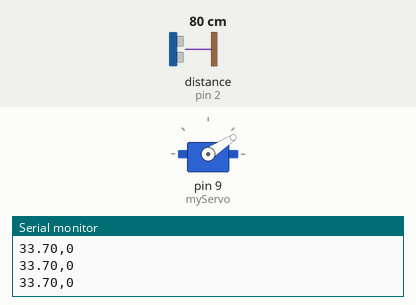
Recording of a sketch running on a simulated Arduino Uno, built with avr-gcc and run on an emulated ATmega328P. On the bench: servo, the last lines printed to the serial monitor. Wiring (inferred from the names in the program): ultrasonic range finder: trigger pin 3; echo pin 2. The inputs (shaded band) are chosen by the test bench; at power-on: distance to the obstacle (sensor on pin 2) 80 cm. The echo pulse lasts 58.3 µs per cm.

Above: at 1.2 s.
1.3 s: distance to the obstacle (sensor on pin 2) set to 35 cm
At 2.5 s:
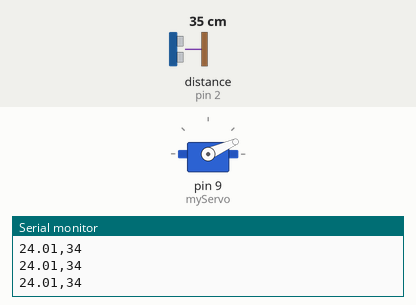
2.8 s: distance to the obstacle (sensor on pin 2) set to 2 cm
At 3.6 s:
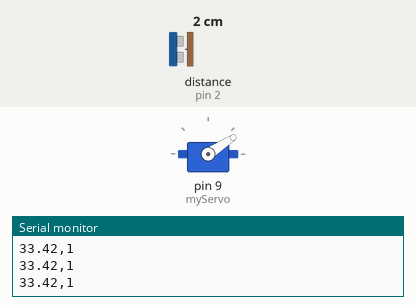
Timing chart, 0 to 5.8 s (numbered marks = the images above; inputs shaded):
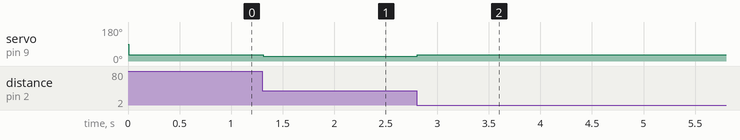

Measured:
- after the input at 1.3 s, servo on pin 9 (myServo): 33° → 24° at once
- after the input at 2.8 s, servo on pin 9 (myServo): 24° → 33° at once

The sketch:

IntegratedPID.ino
```cpp
  const int trigPin = 3;
  const int echoPin = 2;
  const int trigPin1 = 5;
  const int echoPin1 = 4;

  const float Kp = 0.285;
  const float Kd = 0.003;  // defines variables
  long duration;
  int distance,distanceprev;
  int i;
  int q[10];
  #include <Servo.h>
  Servo myServo;
  void setup() {
    myServo.attach(9);
    pinMode(trigPin, OUTPUT); // Sets the trigPin as an Output
    pinMode(echoPin, INPUT); // Sets the echoPin as an Input

    pinMode(trigPin1, OUTPUT); // Sets the trigPin as an Output
    pinMode(echoPin1, INPUT); // Sets the echoPin as an Input
    Serial.begin(115200); // Starts the serial communication
  }

  void loop() {
    digitalWrite(trigPin, LOW);
    // Sets the trigPin on HIGH state for 10 micro seconds
    digitalWrite(trigPin, HIGH);
    delayMicroseconds(10);
    digitalWrite(trigPin, LOW);
    // Reads the echoPin, returns the sound wave travel time in microseconds
    duration = pulseIn(echoPin, HIGH,30000);
    // Calculating the distance
    distance = duration*0.034/2;
    if (distance > 50){
      distance = 0;
    }
    float proportional = Kp*(20-distance);
    float derivative = Kd*(distance - distanceprev)/0.005;
    distanceprev = distance;
    float Serval = 28 + proportional + derivative;
    myServo.write(Serval);
    Serial.print(Serval);
    Serial.print(',');
    Serial.println(distance);
    delay(3);
  }
```
